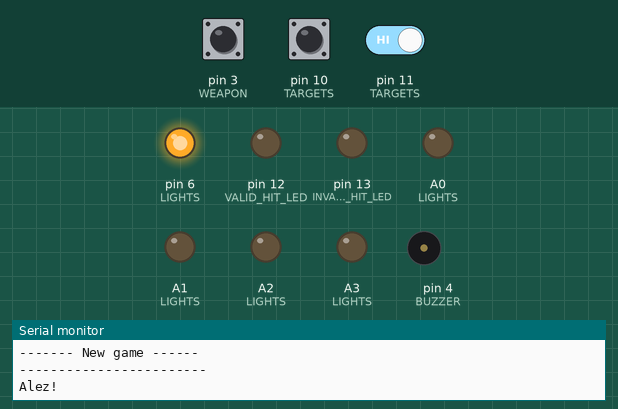
The sketch below on a simulated Arduino Uno, built with avr-gcc and run on an emulated ATmega328P. Parts: output pins drawn as LEDs (lit = HIGH), buzzer (waves = sounding), the last lines printed to the serial monitor. The inputs (shaded band) are chosen by the test bench; at power-on: pin 3 (WEAPON) HIGH, pin 11 (TARGETS) HIGH, pin 10 (TARGETS) HIGH. Random numbers use the default seed unless the sketch sets one.

Above: at 7.1 s.
7.2 s: pin 3 (WEAPON) pulled LOW for 0.15 s
At 8.0 s:
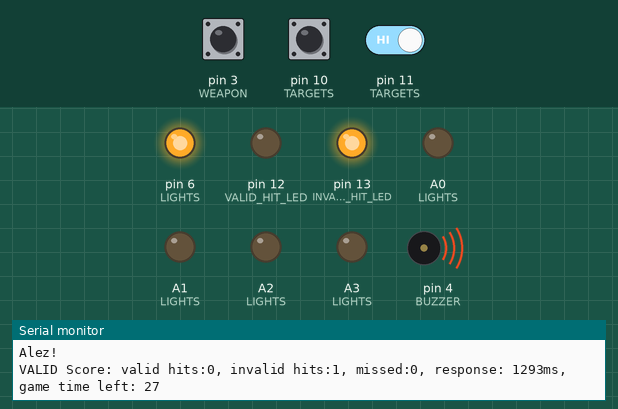
10.3 s: pin 3 (WEAPON) pulled LOW for 1 s
At 11.35 s:
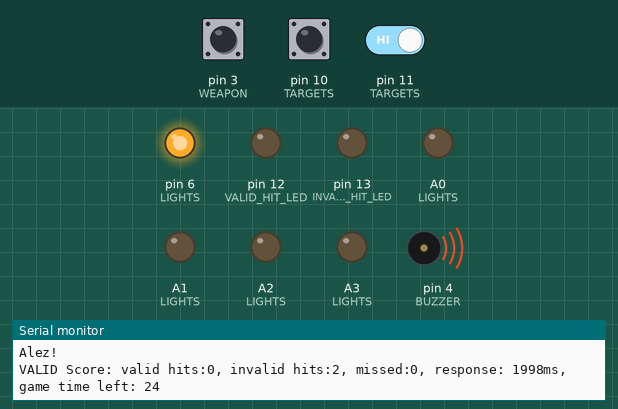
14.3 s: pin 3 (WEAPON) driven LOW and pin 11 (TARGETS) driven LOW
At 15.7 s:
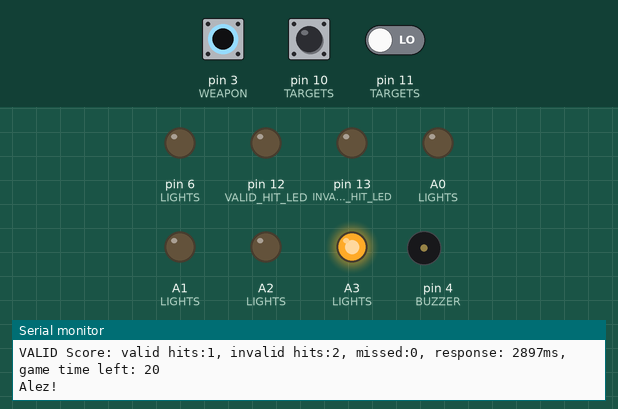
17.3 s: pin 3 (WEAPON) pulsed HIGH 2 times (0.12 s each, 0.3 s apart)
Timing chart, 0 to 32.6 s (numbered marks = the images above; inputs shaded):
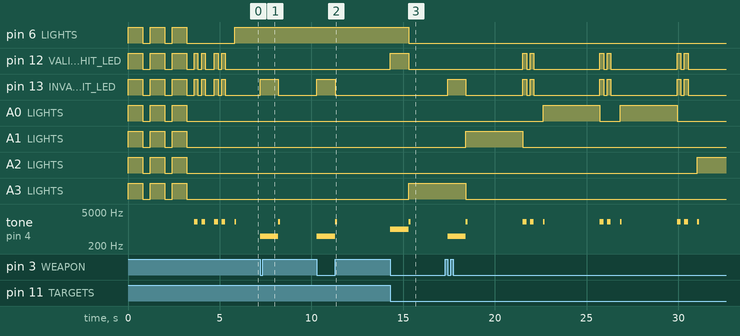

The sketch:

foil_practice_INT.ino
```cpp
#include <millisDelay.h>
/*
Based on the following code: https://www.agurney.com/fencingprojects/all-weapons-target
Reworked the whole code. The tip of the foil is connected to an interrupt, so you can only score when the tup
of the foil was pressed. This way it is also possible to score an invalid hit.
- After pressing the foil tip, an interrupt will activate the ISR_WeaponHit() function.
- In this function the boolean tipTriggered will be set to true and the elapsed time will be calculated (nothing more!)
- In the main loop, if tipTriggered = true, the variable totalHits will be incrmented
  and there will be checked whether the correct target was hit
  - If the correct target was hit, the variable totalValidHits will be incremented and the VALID_HIT_LED will be lit
  - If the correct target was not hit, the INVALID_HIT_LED will be lit
- If the tip of the foil was not pressed during a pre-set interval TARGET_TIME, the variable totalMissed will be incremented
  and a new target will be shown
- As soon as the gametime (GAME_TIME) is over the final results will be shown. You can start a new game,
  by pressing the tip of the foil


Game play
- Press the tip of the foil to start a new game
- All lights (5 target lights, INVALID_HIT_LED and VALID_HIT_LED will flash 3 times, to TEST all LED's
- Both INVALID_HIT_LED & VALID_HIT_LED will blink twice
- The first target LED will be lit for a period of GAME_TIME ms and the buzzer will be heard briefly (high pitch)
- Pressing the tip off the foil on the correct target:
  - VALID_HIT_LED wil be lit
  - the buzzer will be heard (high pitch)
  - a new target will shown
- Pressing the tip off the foil somewhere else (including the other targets):
  - INVALID_HIT_LED will be lit
  - the buzzer will be heard (low pitch)
  - a new target will be shown
- If you don't press the tip off the foil within TARGET_TIME ms after the target was shown
  - INVALID_HIT_LED and VALID_HIT_LED and the buzzer (low picht) will blink twice
  - a new target will be shown


*/
// #######################################################
// this is the initial target light delay in milliseconds, adjust accordingly
const int TARGET_TIME = 3000;
const int GAME_TIME = 30000;
const int TEST_LED_TIME = 800;
const int END_GAME_LED_TIME = 1200;
const int VALID = 1;
const int INVALID = 2;
const int MISSED = 3;
//######################################################
/*
  Foil:
    pin C (far pin)     Guard connected to GND
    pin B (middle pin)  Weapon connected to an interrupt pin
*/
const int WEAPON = 3;      // Weapon, this must be an interrupt pin (Nano/Uno D2 or D3)
const uint8_t BUZZER = 4;  // buzzer pin

const int LIGHT_1 = A0;  // Top Left LED,      this analogue port will be used as a digital output
const int LIGHT_2 = A1;  // Top Right LED      this analogue port will be used as a digital output
const int LIGHT_3 = A2;  // Center LED         this analogue port will be used as a digital output
const int LIGHT_4 = A3;  // Botom Left LED     this analogue port will be used as a digital output
                         //                    A4 A5 reserved for I2C devices (display??)
const int LIGHT_5 = 6;   // Bottom Right LED   A6/A7 didn't work on my Nano, so L5 = 6 (D6)

const int TARGET_1 = 7;   // Top Left Target Target
const int TARGET_2 = 8;   // Top Right Target Target
const int TARGET_3 = 9;   // Center Target Target
const int TARGET_4 = 10;  // Bottom Left Target
const int TARGET_5 = 11;  // Bottom Right Target
const int LIGHTS[] = { LIGHT_1, LIGHT_2, LIGHT_3, LIGHT_4, LIGHT_5 };
const int TARGETS[] = { TARGET_1, TARGET_2, TARGET_3, TARGET_4, TARGET_5 };

// setup pins for scoring box
const int VALID_HIT_LED = 12;    // Valid hit
const int INVALID_HIT_LED = 13;  // Invalid hit

// The following pins are free:
//  D0 & D1 reserved for Serial connection and uploading new firmware
//  D2 (interrupt on Nano/Uno)
//  D5
//  A4 & A5 reserved for I2C devices like a display
//  A6 & A7 (not available on a Uno)


int target;      // which target to be lit/scored
int tipval;      // Tip hit state : 0 is a hit
int targval;     // Target hit state
int prevTarget;  // try to avoid repeating the same target
bool tipTriggered = false;
int totalHits;
int totalValidHits;
int totalInvalidHits;
int totalMissed;

millisDelay timePerTarget;
millisDelay timePerGame;

int responseTime;

void setup() {
  Serial.begin(115200);
  randomSeed(analogRead(0));

  // initialize the LED pins as output:
  pinMode(BUZZER, OUTPUT);
  pinMode(INVALID_HIT_LED, OUTPUT);  // on control box and maybe also on target
  pinMode(VALID_HIT_LED, OUTPUT);    // on control box and maybe also on target
  // initialize the light pins in a loop
  for (int i = 0; i < 5; i++) {
    pinMode(LIGHTS[i], OUTPUT);
  }

  // initialize the input pins. INPUT_PULLUP is used to prevent floating state in rest
  pinMode(WEAPON, INPUT_PULLUP);  // foil: Pin B
  // initialize the target pins in a loop
  for (int i = 0; i < 5; i++) {
    pinMode(TARGETS[i], INPUT_PULLUP);  // target 1 Top Left
  }

  attachInterrupt(digitalPinToInterrupt(WEAPON), ISR_WeaponHit, FALLING);
  /*
    Since the switch in a foil is NC (normaly closed) in rest , the interrupt is triggered on FALLING
  */
  StartNewGame();
}

// ISR handling for a hit, only some variables are set here,
// so an interrupt (pressing tip of foil), interrupting the ISR itself, shouldn't be a very big issue.
void ISR_WeaponHit() {
  tipTriggered = true;
  responseTime = TARGET_TIME - timePerTarget.remaining();  // in millisecs
}

void StartNewGame() {
  Serial.println("Press tip of foil to start new game:");
  while (!digitalRead(WEAPON)) {
    delay(50);
    //Serial.println("Press tip of foil to start new game:");
  }
  tipTriggered = false;
  totalHits = 0;
  totalValidHits = 0;
  totalInvalidHits = 0;
  totalMissed = 0;  // timeout passed

  // write to serial console
  Serial.println("------------------------");
  Serial.println("----- Foil target ------");
  Serial.println("------- New game ------");
  Serial.println("------------------------");
  // loop three times to flash lights to confirm all are OK
  for (int i = 1; i <= 3; i++) {
    FlashLEDs(TEST_LED_TIME);
  }
  //delay(2000);  // 2 seconds delay before start
  BlinkHitLEDs();
  timePerGame.start(GAME_TIME);
  NextTarget();
}

void EndGame() {
  FlashLEDs(END_GAME_LED_TIME);
  Serial.println("------------------------");
  Serial.println("----- Game Result ------");
  Serial.println("------------------------");
  Serial.println("Score:");
  Serial.print(totalValidHits);
  Serial.println(" valid hits");
  Serial.print(totalInvalidHits);
  Serial.println(" invalid hits");
  Serial.print(totalMissed);
  Serial.println(" missed: ");
  Serial.println("------------------------");
  Serial.println("------- Game End -------");
  Serial.println("------------------------");
  StartNewGame();
}

void TurnAllLEDsOn() {
  for (int i = 0; i < 5; i++) {
    digitalWrite(LIGHTS[i], HIGH);
  }
  digitalWrite(VALID_HIT_LED, HIGH);
  digitalWrite(INVALID_HIT_LED, HIGH);
}

void TurnAllLEDsOff() {
  for (int i = 0; i < 5; i++) {
    digitalWrite(LIGHTS[i], LOW);
  }
  digitalWrite(VALID_HIT_LED, LOW);
  digitalWrite(INVALID_HIT_LED, LOW);
}

void FlashLEDs(int pause) {
  TurnAllLEDsOn();
  // Pause before clearing the lights
  delay(pause);
  TurnAllLEDsOff();
  delay(pause / 2);
}


void BlinkHitLEDs() {
  // Blink the eyes
  digitalWrite(INVALID_HIT_LED, HIGH);
  digitalWrite(VALID_HIT_LED, HIGH);
  tone(BUZZER, 2000);
  delay(200);

  digitalWrite(INVALID_HIT_LED, LOW);
  digitalWrite(VALID_HIT_LED, LOW);
  noTone(BUZZER);
  delay(200);

  digitalWrite(INVALID_HIT_LED, HIGH);
  digitalWrite(VALID_HIT_LED, HIGH);
  tone(BUZZER, 2000);
  delay(200);

  digitalWrite(INVALID_HIT_LED, LOW);
  digitalWrite(VALID_HIT_LED, LOW);
  noTone(BUZZER);
  delay(500);
}

void NextTarget() {
  // lights off
  TurnAllLEDsOff();
  target = random(5) + 1;
  if (!tipTriggered) {
    BlinkHitLEDs();
  }
  tipTriggered = false;
  //turn selected target on
  digitalWrite(LIGHTS[target - 1], HIGH);  // target_1 is at position 0 in array, so [target -1]
  tone(BUZZER, 2000);
  delay(100);
  noTone(BUZZER);
  Serial.println("Alez!");
  timePerTarget.start(TARGET_TIME);
}

void PrintStatus(bool status) {
  if (status == VALID) {
    Serial.print("VALID Score: ");
  } else if (status == INVALID) {
    Serial.print("INVALID Score: ");
  } else if (status == MISSED) {
    Serial.print("MISSED Score: ");
  }
  Serial.print("valid hits:");
  Serial.print(totalValidHits);
  Serial.print(", invalid hits:");
  Serial.print(totalInvalidHits);
  Serial.print(", missed:");
  Serial.print(totalMissed);
  Serial.print(", response: ");
  Serial.print(responseTime);
  Serial.print("ms, game time left: ");
  Serial.println(timePerGame.remaining() / 1000);
}

void ValidHit() {
  totalValidHits++;
  PrintStatus(VALID);
  digitalWrite(VALID_HIT_LED, HIGH);
  tone(BUZZER, 1000);
  delay(1000);
  noTone(BUZZER);
  digitalWrite(VALID_HIT_LED, LOW);
}

void InvalidHit() {
  totalInvalidHits++;
  PrintStatus(INVALID);
  digitalWrite(INVALID_HIT_LED, HIGH);
  tone(BUZZER, 500);
  delay(1000);
  noTone(BUZZER);
  digitalWrite(INVALID_HIT_LED, LOW);
}

void loop() {
  // put your main code here, to run repeatedly:
  if (timePerTarget.remaining() == 0) {
    totalMissed++;
    PrintStatus(MISSED);
    NextTarget();
  }
  if (timePerGame.remaining() == 0) {
    EndGame();
  }

  if (tipTriggered) {
    totalHits++;
    targval = !digitalRead(TARGETS[target - 1]);  // pullup, so LOW when hit, HIGH in rest, so targvalue is the opposite
    if (targval) {
      ValidHit();
    } else {
      InvalidHit();
    }
    NextTarget();
  }
}
```

Measured:
- by itself, pin 12 (VALID_HIT_LED): repeats every 4.2 s: LOW 0.20 s, HIGH 0.20 s, LOW 3.6 s, HIGH 0.20 s
- by itself, A0 (LIGHTS): alternates HIGH for 3.1 s and LOW for 1.1 s
- by itself, tone on pin 4 (BUZZER): repeats every 4.2 s: 2000 Hz 0.10 s, silent 3.0 s, 2000 Hz 0.20 s, silent 0.20 s, 2000 Hz 0.20 s, silent 0.50 s
